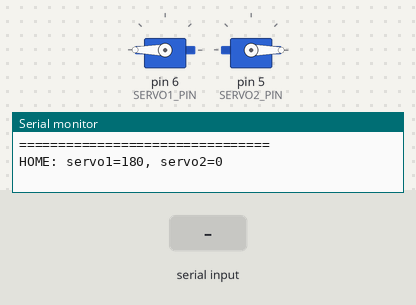
A sketch run on a simulated Arduino Uno, built with avr-gcc and run on an emulated ATmega328P. Parts: 2 × servo, the last lines printed to the serial monitor. The test bench sets the inputs (shaded band).

Above: at 1.9 s.
2.0 s: "g" received over Serial
At 2.23 s:
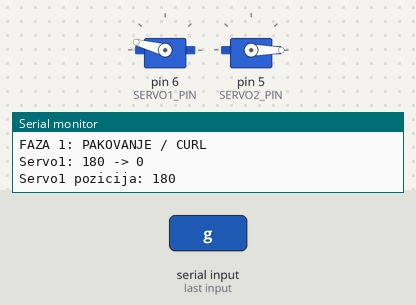
At 2.83 s:
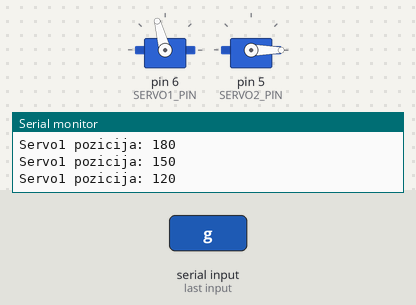
5.0 s: "f" received over the second serial link
11.0 s: "G" received over Serial
At 13.39 s:
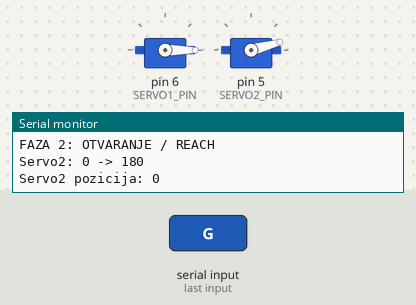
Timing chart, 0 to 16.8 s (numbered marks = the images above; inputs shaded):
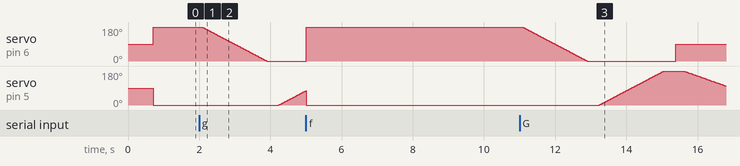

The sketch:

arduinoKod.ino
```cpp
#include <SoftwareSerial.h>
#include <Servo.h>

SoftwareSerial BT(10, 11); // RX, TX

Servo servo1;
Servo servo2;

const int SERVO1_PIN = 6;
const int SERVO2_PIN = 5;

const int SERVO1_HOME = 180;
const int SERVO2_HOME = 0;

const int SERVO1_PULL = 0;
const int SERVO2_PULL = 180;

const int SERVO1_MID = 90;
const int SERVO2_MID = 90;

bool running = false;

void logBoth(const String &msg) {
  Serial.println(msg);  // Arduino Serial Monitor
  BT.println(msg);      // Python/telefon preko Bluetootha
}

void homeServos() {
  servo1.write(SERVO1_HOME);
  servo2.write(SERVO2_HOME);

  logBoth("HOME: servo1=180, servo2=0");
}

void openServos() {
  servo1.write(SERVO1_HOME);
  servo2.write(SERVO2_HOME);

  logBoth("OPEN: servo1=180, servo2=0");
}

void closeServos() {
  servo1.write(SERVO1_PULL);
  servo2.write(SERVO2_PULL);

  logBoth("CLOSE: servo1=0, servo2=180");
}

void stopAll() {
  running = false;
  servo1.write(SERVO1_HOME);
  servo2.write(SERVO2_HOME);

  logBoth("STOP + HOME");
}

bool readCommand() {
  if (!BT.available()) return false;

  char c = BT.read();

  Serial.print("Primljena Bluetooth komanda: ");
  Serial.println(c);

  if (c == 'g' || c == 'G') {
    running = true;
    logBoth("START GRASP");
  }
  else if (c == 'f' || c == 'F' || c == 's' || c == 'S') {
    stopAll();
  }
  else if (c == 'h' || c == 'H') {
    running = false;
    homeServos();
  }
  else if (c == 'o' || c == 'O') {
    running = false;
    openServos();
  }
  else if (c == 'c' || c == 'C') {
    running = false;
    closeServos();
  }
  else if (c == '1') {
    running = false;
    logBoth("TEST SERVO 1");
    servo1.write(SERVO1_PULL);
    delay(700);
    servo1.write(SERVO1_HOME);
    logBoth("TEST SERVO 1 GOTOV");
  }
  else if (c == '2') {
    running = false;
    logBoth("TEST SERVO 2");
    servo2.write(SERVO2_PULL);
    delay(700);
    servo2.write(SERVO2_HOME);
    logBoth("TEST SERVO 2 GOTOV");
  }
  else {
    logBoth("NEPOZNATA KOMANDA");
  }

  return true;
}

bool waitWithStop(int ms) {
  int passed = 0;

  while (passed < ms) {
    readCommand();
    if (!running) return false;
    delay(20);
    passed += 20;
  }

  return true;
}

bool moveServo(Servo &servo, int from, int to, int stepDelay, const String &name) {
  Serial.print(name);
  Serial.print(": ");
  Serial.print(from);
  Serial.print(" -> ");
  Serial.println(to);

  if (from < to) {
    for (int p = from; p <= to; p++) {
      readCommand();
      if (!running) return false;

      servo.write(p);

      if (p % 30 == 0) {
        Serial.print(name);
        Serial.print(" pozicija: ");
        Serial.println(p);
      }

      delay(stepDelay);
    }
  } else {
    for (int p = from; p >= to; p--) {
      readCommand();
      if (!running) return false;

      servo.write(p);

      if (p % 30 == 0) {
        Serial.print(name);
        Serial.print(" pozicija: ");
        Serial.println(p);
      }

      delay(stepDelay);
    }
  }

  return true;
}

void graspSequence() {
  logBoth("FAZA 1: PAKOVANJE / CURL");
  if (!moveServo(servo1, SERVO1_HOME, SERVO1_PULL, 10, "Servo1")) return;
  if (!waitWithStop(300)) return;

  logBoth("FAZA 2: OTVARANJE / REACH");
  if (!moveServo(servo2, SERVO2_HOME, SERVO2_PULL, 10, "Servo2")) return;
  if (!waitWithStop(300)) return;

  logBoth("FAZA 3: OMOTAVANJE / WRAP");
  servo1.write(SERVO1_MID);
  Serial.println("Servo1 pozicija: 90");
  if (!waitWithStop(200)) return;

  if (!moveServo(servo2, SERVO2_PULL, SERVO2_MID, 15, "Servo2")) return;
  if (!waitWithStop(400)) return;

  logBoth("FAZA 4: ZATEZANJE / GRIP");
  if (!moveServo(servo1, SERVO1_MID, SERVO1_PULL, 8, "Servo1")) return;
  if (!moveServo(servo2, SERVO2_MID, SERVO2_PULL, 8, "Servo2")) return;
  if (!waitWithStop(700)) return;

  logBoth("DRZI OBJEKAT");
  running = false;
}

void setup() {
  Serial.begin(9600);
  BT.begin(9600);

  servo1.attach(SERVO1_PIN);
  servo2.attach(SERVO2_PIN);

  delay(500);

  Serial.println("================================");
  Serial.println("Arduino + HC-06 + Grappler");
  Serial.println("Serial Monitor aktivan");
  Serial.println("Komande: g=start, f=stop, h=home, o=open, c=close, 1=test1, 2=test2");
  Serial.println("================================");

  BT.println("Grappler spreman");
  BT.println("g=start, f=stop, h=home, o=open, c=close, 1=test1, 2=test2");

  homeServos();
}

void loop() {
  readCommand();

  if (Serial.available()) {
    char c = Serial.read();

    Serial.print("Komanda iz Serial Monitora: ");
    Serial.println(c);

    BT.write(c);

    if (c == 'g' || c == 'G') {
      running = true;
      logBoth("START GRASP preko Serial Monitora");
    }

    if (c == 'f' || c == 'F') {
      stopAll();
    }

    if (c == 'h' || c == 'H') {
      running = false;
      homeServos();
    }
  }

  if (running) {
    graspSequence();
  }
}
```

Measured:
- after the input at 2.0 s, servo on pin 6 (SERVO1_PIN): moves from 180° to 0° over 1.8 s, starting after 0.08 s; servo on pin 5 (SERVO2_PIN): moves from 0° to 75° over 0.75 s, starting after 2.2 s
- after the input at 11.0 s, servo on pin 5 (SERVO2_PIN): rises from 0° to 180° in 1.8 s, then falls to 101° in 1.7 s
